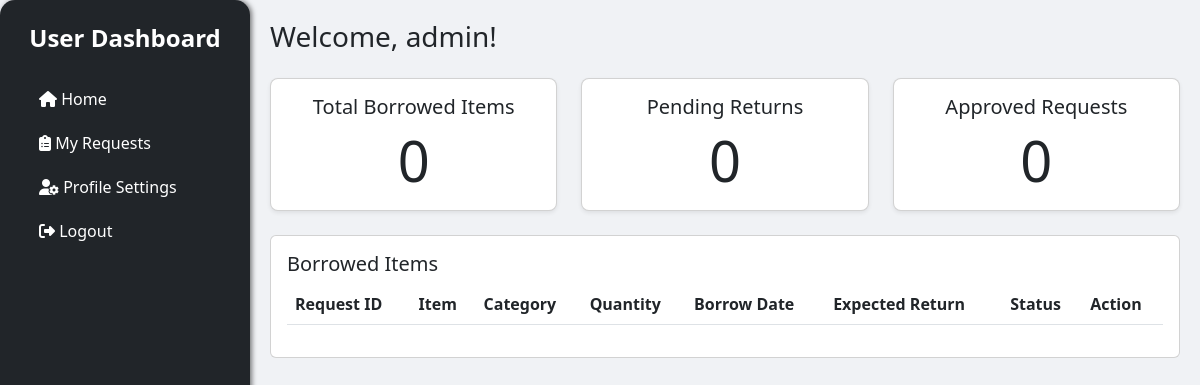
Before: /user/user_dashboard.php (signed in) with the older database file.
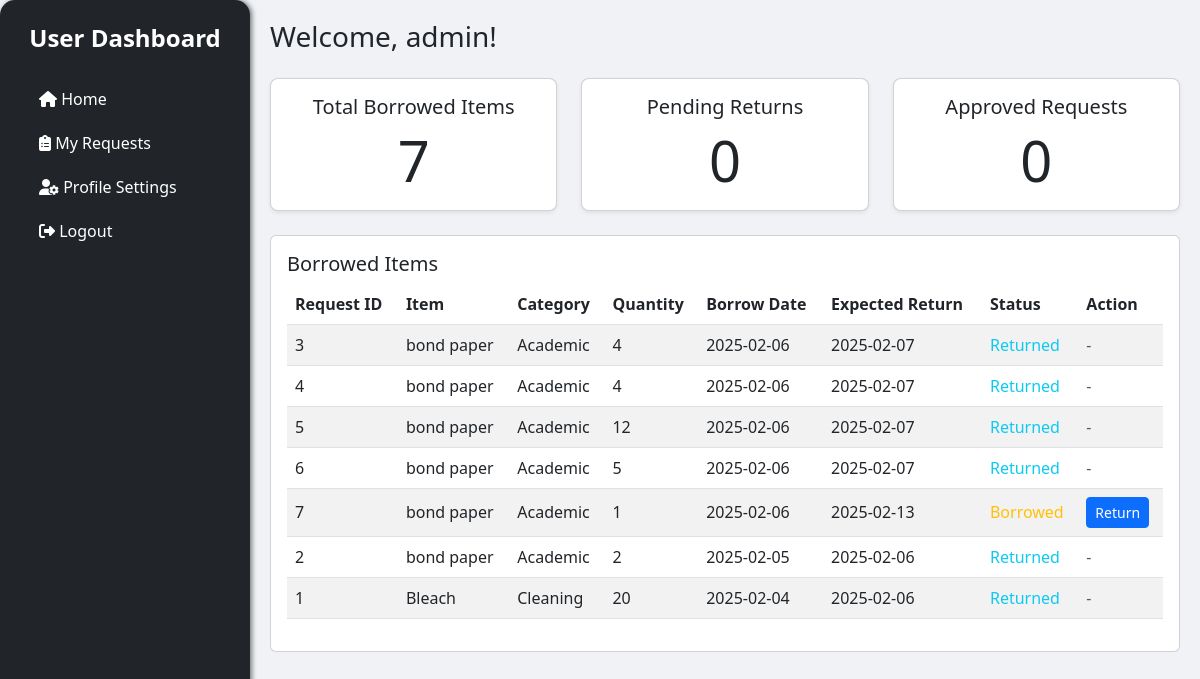
After: the same page with the newer database file.
### tables this page shows
CREATE TABLE `borrow` (
  `borrow_id` int(11) NOT NULL,
  `user_id` int(11) NOT NULL,
  `item_id` int(11) NOT NULL,
  `category` enum('equipment','medical','academic','cleaning') NOT NULL,
  `quantity` int(11) NOT NULL,
  `borrow_date` date NOT NULL,
  `expected_return_date` date DEFAULT NULL,
  `status` enum('pending','borrowed','returned') DEFAULT 'pending'
);

### user/user_dashboard.php (the view, shortened to what this page needs)
<?php
include '../config/conn.php';
$username = $_SESSION['username'];
$borrowed_items_sql = "SELECT b.borrow_id, b.item_id, b.category, b.quantity, b.borrow_date, b.expected_return_date, b.status,
                              CASE
                                WHEN b.category = 'equipment' THEN e.item_name
                                WHEN b.category = 'medical' THEN m.item_name
                                WHEN b.category = 'academic' THEN a.item_name
                                WHEN b.category = 'cleaning' THEN c.item_name
                              END AS item_name
                       FROM borrow b
                       LEFT JOIN item_equipment e ON b.item_id = e.item_id AND b.category = 'equipment'
                       LEFT JOIN medical_item m ON b.item_id = m.item_id AND b.category = 'medical'
                       LEFT JOIN academic_item a ON b.item_id = a.item_id AND b.category = 'academic'
                       LEFT JOIN cleaning_item c ON b.item_id = c.item_id AND b.category = 'cleaning'
                       ORDER BY b.borrow_date DESC";
$borrowed_stmt = $conn->prepare($borrowed_items_sql);
$borrowed_stmt->execute();
$borrowed_result = $borrowed_stmt->get_result();
$total_borrowed = $borrowed_result->num_rows;
$pending_returns = 0;
$approved_requests = 0;
?>
<!DOCTYPE html>
<html lang="en">
<head>
    <link href="https://cdn.jsdelivr.net/npm/bootstrap@5.3.0/dist/css/bootstrap.min.css" rel="stylesheet">
    <link rel="stylesheet" href="https://cdnjs.cloudflare.com/ajax/libs/font-awesome/6.4.0/css/all.min.css">
</head>
<body>
    <div class="d-flex">
        <?php include '../includes/user_sidebar.php'; ?>
        <div class="content-area">
            <h1 class="h3 mb-4">Welcome, <?php echo htmlspecialchars($username); ?>!</h1>
            <div class="row mb-4">
                <div class="col-md-4">
                    <div class="card dashboard-card text-center shadow-sm">
                        <div class="card-body">
                            <h5 class="card-title">Total Borrowed Items</h5>
                            <p class="card-text display-4"><?php echo $total_borrowed; ?></p>
                        </div>
                    </div>
                </div>
                <div class="col-md-4">
                    <div class="card dashboard-card text-center shadow-sm">
                        <div class="card-body">
                            <h5 class="card-title">Pending Returns</h5>
                            <p class="card-text display-4"><?php echo $pending_returns; ?></p>
                        </div>
                    </div>
                </div>
                <div class="col-md-4">
                    <div class="card dashboard-card text-center shadow-sm">
                        <div class="card-body">
                            <h5 class="card-title">Approved Requests</h5>
                            <p class="card-text display-4"><?php echo $approved_requests; ?></p>
                        </div>
                    </div>
                </div>
            </div>
            <div class="card">
                <div class="card-body">
                    <h2 class="h5">Borrowed Items</h2>
                    <table class="table table-striped">
                        <thead>
                            <tr>
                                <th>Request ID</th>
                                <th>Item</th>
                                <th>Category</th>
                                <th>Quantity</th>
                                <th>Borrow Date</th>
                                <th>Expected Return</th>
                                <th>Status</th>
                                <th>Action</th>
                            </tr>
                        </thead>
                        <tbody>
                            <?php
                            $row_class = '';
                            while ($row = $borrowed_result->fetch_assoc()):
                                $row_class = $row_class === '' ? 'bg-light' : '';
                            ?>
                            <tr class="<?php echo $row_class; ?>">
                                <td><?php echo htmlspecialchars($row['borrow_id']); ?></td>
                                <td><?php echo htmlspecialchars($row['item_name']); ?></td>
                                <td><?php echo ucfirst(htmlspecialchars($row['category'])); ?></td>
                                <td><?php echo htmlspecialchars($row['quantity']); ?></td>
                                <td><?php echo date('Y-m-d', strtotime($row['borrow_date'])); ?></td>
                                <td><?php echo date('Y-m-d', strtotime($row['expected_return_date'])); ?></td>
                                <td>
                                    <span class="<?php echo getStatusClass($row['status']); ?>">
                                        <?php echo ucfirst(htmlspecialchars($row['status'])); ?>
                                    </span>
                                </td>
                                <td>
                                    <?php if ($row['status'] == 'borrowed'): ?>
                                        <form action="../borrow/handle_return.php" method="POST" class="d-inline">
                                            <button type="submit" class="btn btn-primary btn-sm">
                                                Return
                                            </button>
                                        </form>
                                    <?php else: ?>
                                        <span class="text-muted">-</span>
                                    <?php endif; ?>
                                </td>
                            </tr>
                            <?php endwhile; ?>
                        </tbody>
                    </table>
                </div>
            </div>
        </div>
    </div>
</body>
</html>
<?php
function getStatusClass($status) {
    switch ($status) {
        case 'borrowed':
            return 'text-warning';
        case 'returned':
            return 'text-info';
    }
}
?>

### includes/user_sidebar.php (shortened to what this page needs)
<div class="sidebar bg-dark text-white p-4" style="width: 250px; height: 100vh; position: fixed; border-radius: 15px;">
    <h2 class="h4 text-center mb-4">User Dashboard</h2>
    <nav class="mt-4">
        <a class="nav-link text-white" href="../user/user_dashboard.php">
            <i class="fas fa-home"></i> Home
        </a>
        <a class="nav-link text-white" href="../request/request_user.php">
            <i class="fas fa-clipboard-list"></i> My Requests
        </a>
        <a class="nav-link text-white" href="../user/account_settings.php">
            <i class="fas fa-user-cog"></i> Profile Settings
        </a>
    </nav>
    <div class="mt-auto">
        <a href="logout.php" class="nav-link text-white">
            <i class="fas fa-sign-out-alt"></i> Logout
        </a>
    </div>
</div>

### user/user_dashboard.php (style rules this page uses)
body { background-color: #f0f2f5; }
.dashboard-card { transition: transform 0.2s; border-radius: 0.5rem; }
.table th, .table td { vertical-align: middle; }
.content-area { margin-left: 250px; padding: 20px; width: calc(100% - 250px); }

### includes/user_sidebar.php (style rules this page uses)
.sidebar { background-color: #343a40; box-shadow: 2px 0 5px rgba(0, 0, 0, 0.5); border-radius: 15px; }
.nav-link { transition: background-color 0.3s; padding: 10px 15px; }
.sidebar h2 { font-weight: bold; text-align: center; }

Changed rows visible on the page:
added borrow: borrow_id "3", item_name "bond paper", category "Academic", quantity "4", borrow_date "2025-02-06", expected_return_date "2025-02-07", status "Returned"
added borrow: borrow_id "4", item_name "bond paper", category "Academic", quantity "4", borrow_date "2025-02-06", expected_return_date "2025-02-07", status "Returned"
added borrow: borrow_id "5", item_name "bond paper", category "Academic", quantity "12", borrow_date "2025-02-06", expected_return_date "2025-02-07", status "Returned"
added borrow: borrow_id "6", item_name "bond paper", category "Academic", quantity "5", borrow_date "2025-02-06", expected_return_date "2025-02-07", status "Returned"
added borrow: borrow_id "7", item_name "bond paper", category "Academic", quantity "1", borrow_date "2025-02-06", expected_return_date "2025-02-13", status "Borrowed"
added borrow: borrow_id "2", item_name "bond paper", category "Academic", quantity "2", borrow_date "2025-02-05", expected_return_date "2025-02-06", status "Returned"
added borrow: borrow_id "1", item_name "Bleach", category "Cleaning", quantity "20", borrow_date "2025-02-04", expected_return_date "2025-02-06", status "Returned"
Other visible differences:
$total_borrowed: "0" → "7"
